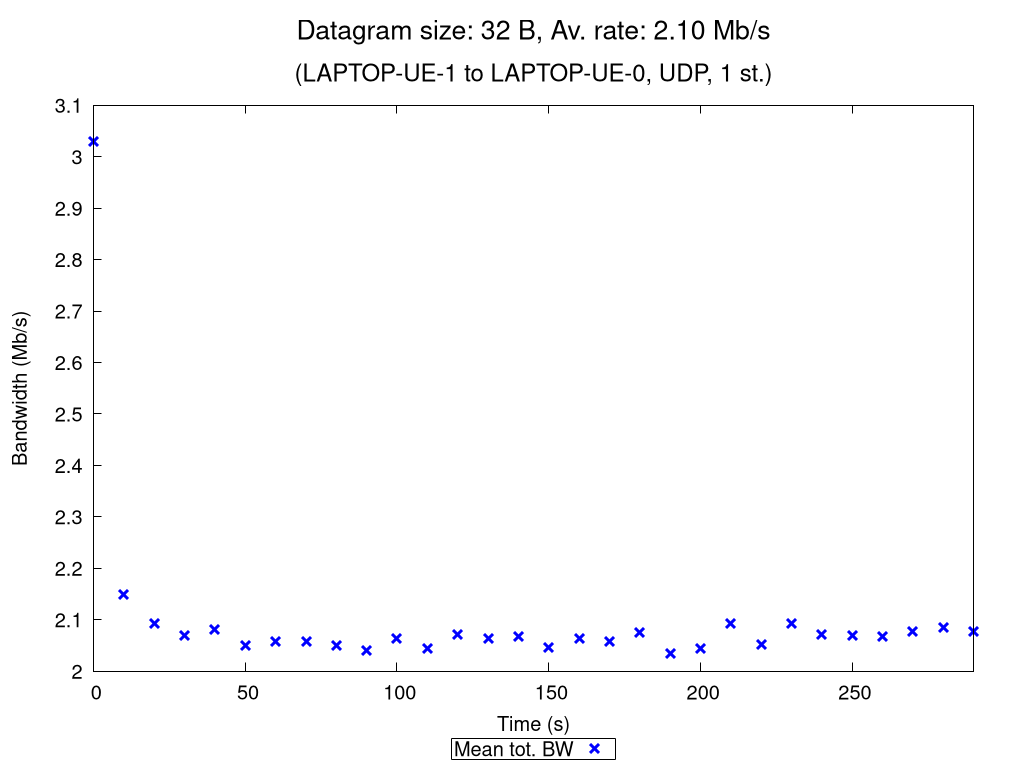

Here is the gnuplot script that generated this plot:
set terminal pngcairo nocrop enhanced size 1024,768 font "Verdana,15"
set output "UDP_1_st_2020_10_12_08-02-11_two2one_00032B.png"

set title "{/=20 Datagram size: 32 B, Av. rate: 2.10 Mb/s}\n\n{/=18 (LAPTOP-UE-1 to LAPTOP-UE-0, UDP, 1 st.)}"

set xlabel "Time (s)"
set ylabel "Bandwidth (Mb/s)"
set ytics nomirror
set key bmargin center horizontal box samplen 1 width -1
set bmargin 4.6
set rmargin 4.5

rf = 1000000.0  # rate factor
set style fill transparent solid 0.2 noborder
set autoscale xfix
plot "UDP_1_st_2020_10_12_08-02-11_two2one_00032B_iperf_processed.dat" using 1:($2/rf-$3/rf):($2/rf+$3/rf) with filledcurves lc rgb "blue" notitle, \
     "" using 1:($2/rf) with points pt 2 ps 1.5 lw 3 lc rgb "blue" title "Mean tot. BW", \
